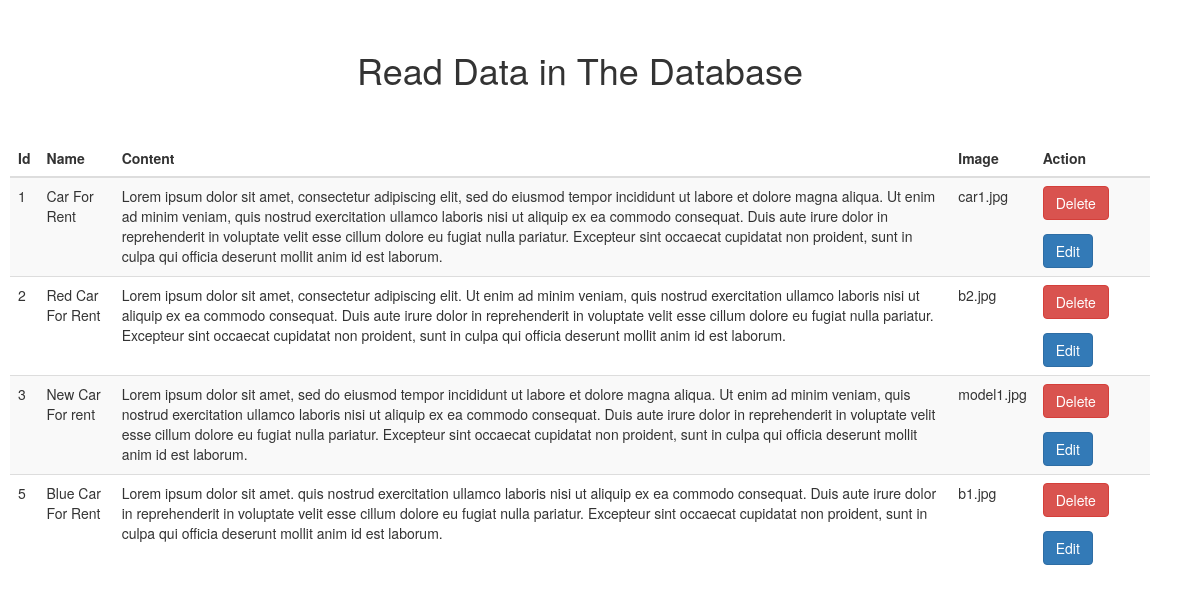
The page / on the database its author committed.
### tables this page shows
CREATE TABLE `posts` (
  `id` int(11) NOT NULL,
  `name` varchar(100) NOT NULL,
  `content` longtext NOT NULL,
  `image` longtext NOT NULL
);

### index.php (the view, shortened to what this page needs)
<?php
require "dbconnection.php";
$sql = "SELECT * FROM posts;";
$op = mysqli_query($conn,$sql);
?>
<!DOCTYPE html>
<html>
    <head>
         <link rel="stylesheet" href="https://maxcdn.bootstrapcdn.com/bootstrap/3.3.7/css/bootstrap.min.css" />
        <link rel="stylesheet" href="">
    </head>
    <body style="width:95%;margin-left:10px;margin-right:10px">
        <h1 style="text-align:center;margin-bottom:50px;margin-top:50px">Read Data in The Database </h1>
        <table class="table table-striped">
           <thead>
             <tr>
               <th scope="col">Id</th>
               <th scope="col">Name</th>
               <th scope="col">Content</th>
               <th scope="col">Image</th>
               <th scope="col">Action</th>
            </tr>
           </thead>
        <tbody>
            <?php
              while($data = mysqli_fetch_assoc($op)){
            ?>
         <tr>
             <td><?php echo $data['id'];?></td>
             <td><?php echo $data['name'];?></td>
             <td><?php echo $data['content'];?></td>
             <td><?php echo $data['image'];?></td>
             <td>
                 <a class="btn btn-danger  m-r-1em  m-b-1em " href="delete.php?id=<?php echo $data['id']; ?>" role="button">Delete</a>
                 <a class="btn btn-primary m-r-1em" href="edit.php?id=<?php echo $data['id']; ?>" role="button">Edit</a>
             </td>
         </tr>
          <?php } ?>
         </tbody>
        </table>
    </body>
</html>

### index.php (style rules this page uses)
.m-r-1em { margin-right: 1em; }
.m-b-1em { margin-bottom: 1em; }

### rows shown on the page
posts: id "1", name "Car For Rent", content "Lorem ipsum dolor sit amet, consectetur adipiscing elit, sed do eiusmod tempor incididunt ut labore et dolore magna aliqua. Ut enim ad minim veniam, quis nostrud exercitation ullamco laboris nisi ut aliquip ex ea commodo consequat. Duis aute irure dolor in reprehenderit in voluptate velit esse cillum dolore eu fugiat nulla pariatur. Excepteur sint occaecat cupidatat non proident, sunt in culpa qui officia deserunt mollit anim id est laborum.", image "car1.jpg"
posts: id "2", name "Red Car For Rent", content "Lorem ipsum dolor sit amet, consectetur adipiscing elit. Ut enim ad minim veniam, quis nostrud exercitation ullamco laboris nisi ut aliquip ex ea commodo consequat. Duis aute irure dolor in reprehenderit in voluptate velit esse cillum dolore eu fugiat nulla pariatur. Excepteur sint occaecat cupidatat non proident, sunt in culpa qui officia deserunt mollit anim id est laborum.", image "b2.jpg"
posts: id "3", name "New Car For rent", content "Lorem ipsum dolor sit amet, sed do eiusmod tempor incididunt ut labore et dolore magna aliqua. Ut enim ad minim veniam, quis nostrud exercitation ullamco laboris nisi ut aliquip ex ea commodo consequat. Duis aute irure dolor in reprehenderit in voluptate velit esse cillum dolore eu fugiat nulla pariatur. Excepteur sint occaecat cupidatat non proident, sunt in culpa qui officia deserunt mollit anim id est laborum.", image "model1.jpg"
posts: id "5", name "Blue Car For Rent", content "Lorem ipsum dolor sit amet. quis nostrud exercitation ullamco laboris nisi ut aliquip ex ea commodo consequat. Duis aute irure dolor in reprehenderit in voluptate velit esse cillum dolore eu fugiat nulla pariatur. Excepteur sint occaecat cupidatat non proident, sunt in culpa qui officia deserunt mollit anim id est laborum.", image "b1.jpg"
